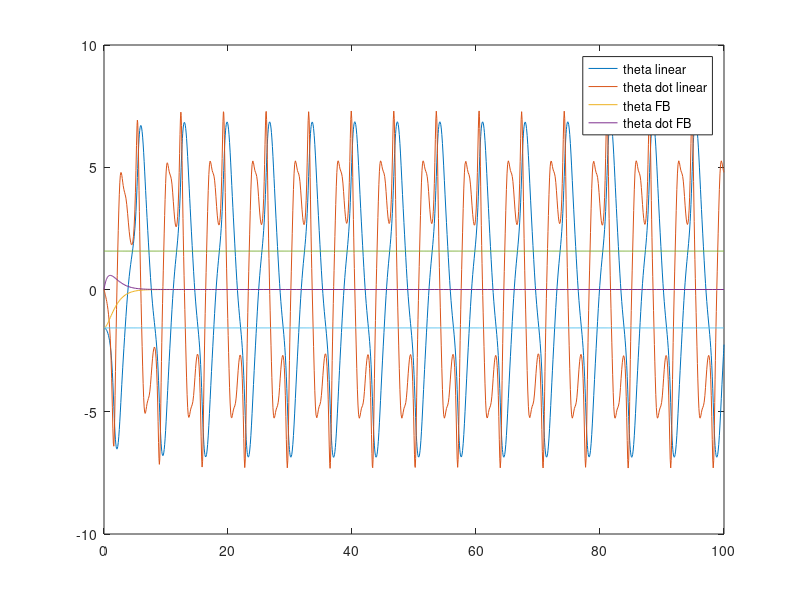

Write the MATLAB code that produced this figure.
%hw 6 problem 5
clear;
clc;
% 
% sig = 10;
% b = 8/3;
% r = 28;
% 
% init_1 = [0, 2, 0];
% init_2 = [0, -2, 0];
% init_3 = [0, 2.01, 0];
% 
% func = @(t,x)[sig*(x(2)-x(1)); r*x(1)-x(2)-x(1)*x(3); x(1)*x(2)-b*x(3)];

a = 1;
k = 1;
c = 1;
B0 = 1;
tspan = [0,100];
init = [-pi/2,0];

%linearized system
func1 = @(t,x)[x(2); a*(sin(x(1)) + ...
    (-1/a*(x(1)+a*x(1)+k*x(2)))... %u
    *cos(x(1)))];
%Feeback linearized system
func2 = @(t,x)[x(2); a*(sin(x(1)) + ...
    ( -tan(x(1)) + 1/(a*cos(x(1)))*(-2*x(2)-x(1)) )... % u 
    * cos(x(1)))];
%sliding mode control
func3 = @(t,x)[x(2); a*(sin(x(1)) + ...
    ( -(c/a*abs(x(2))+1+B0)*sign(c*x(1)+x(2)) )... % u 
    * cos(x(1)))];


[t, X] = ode45(func1, tspan, init);
[t_fb, X_fb] = ode45(func2, tspan, init);
[t_s, X_s] = ode45(func3, tspan, init);
bound = pi/2;
upper_bound = bound*ones(size(t));
lower_bound = -upper_bound;

plot(t,X(:,1))
hold on
plot(t,X(:,2))
plot(t_fb,X_fb(:,1))
hold on
plot(t_fb,X_fb(:,2))
% plot(t_s,X_s(:,1))
% hold on
% plot(t_s,X_s(:,2))
plot(t, upper_bound)
plot(t, lower_bound)
legend('theta linear', 'theta dot linear', 'theta FB', 'theta dot FB')%, 'upper bound', 'lower bound')

